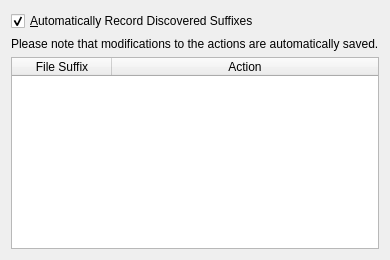
        <widget class="QWidget" name="page_2">
         <layout class="QVBoxLayout" name="verticalLayout_10">
          <item>
           <layout class="QHBoxLayout" name="horizontalLayout_66">
            <item>
             <widget class="QCheckBox" name="record_file_suffixes">
              <property name="text">
               <string>&amp;Automatically Record Discovered Suffixes</string>
              </property>
              <property name="checked">
               <bool>true</bool>
              </property>
             </widget>
            </item>
            <item>
             <spacer name="horizontalSpacer_55">
              <property name="orientation">
               <enum>Qt::Horizontal</enum>
              </property>
              <property name="sizeHint" stdset="0">
               <size>
                <width>40</width>
                <height>20</height>
               </size>
              </property>
             </spacer>
            </item>
           </layout>
          </item>
          <item>
           <widget class="QLabel" name="label_3">
            <property name="text">
             <string>Please note that modifications to the actions are automatically saved.</string>
            </property>
           </widget>
          </item>
          <item>
           <widget class="QTableWidget" name="applicationsTable">
            <property name="alternatingRowColors">
             <bool>true</bool>
            </property>
            <property name="selectionMode">
             <enum>QAbstractItemView::SingleSelection</enum>
            </property>
            <property name="selectionBehavior">
             <enum>QAbstractItemView::SelectRows</enum>
            </property>
            <property name="verticalScrollMode">
             <enum>QAbstractItemView::ScrollPerPixel</enum>
            </property>
            <property name="showGrid">
             <bool>false</bool>
            </property>
            <property name="sortingEnabled">
             <bool>true</bool>
            </property>
            <attribute name="horizontalHeaderStretchLastSection">
             <bool>true</bool>
            </attribute>
            <attribute name="verticalHeaderVisible">
             <bool>false</bool>
            </attribute>
            <column>
             <property name="text">
              <string>File Suffix</string>
             </property>
            </column>
            <column>
             <property name="text">
              <string>Action</string>
             </property>
            </column>
           </widget>
          </item>
         </layout>
        </widget>
